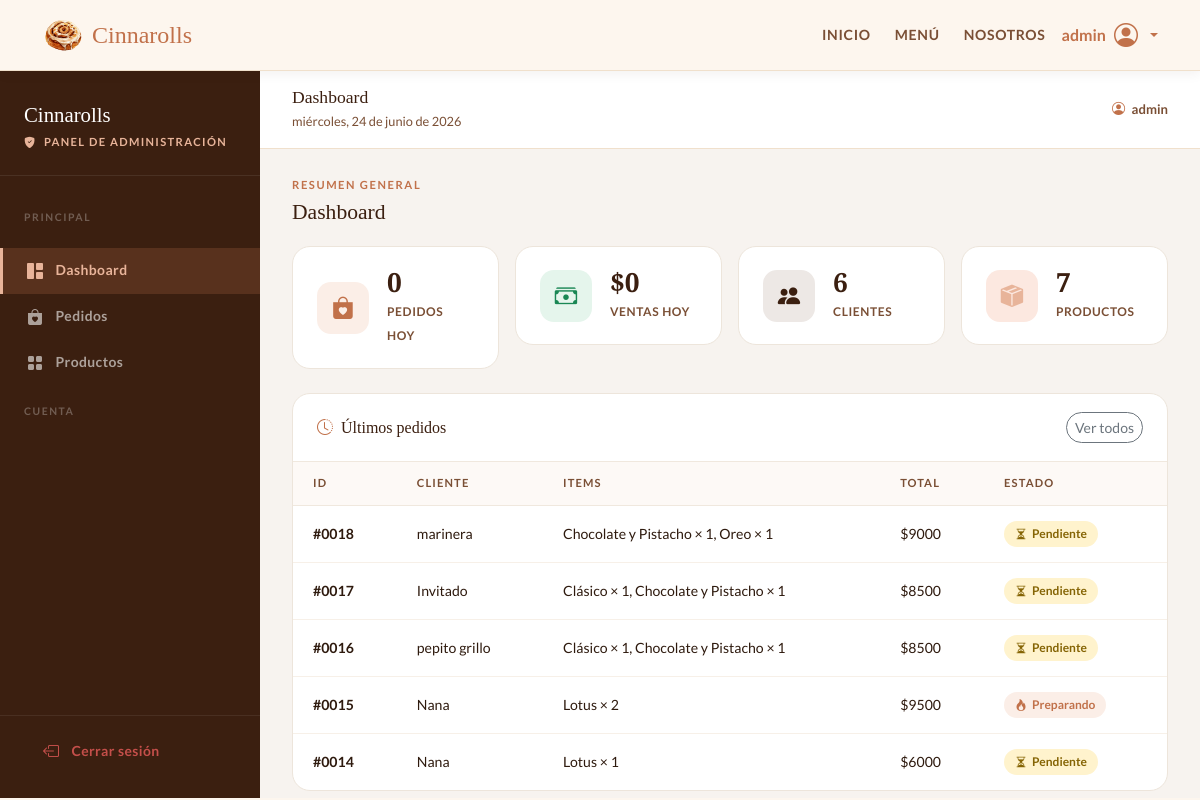
/panel-admin/ (signed in), run on the app's committed database.
### appcanela/models.py (models this page shows, shortened)
class Pedido(models.Model):
    ESTADO_CHOICES = [
        ('pendiente', 'Pendiente'),
        ('preparando', 'Preparando'),
        ('entregado', 'Entregado'),
    ]
    PAGO_CHOICES = [
        ('credito', 'Crédito'),
        ('debito', 'Débito'),
        ('efectivo', 'Efectivo'),
    ]
    usuario = models.ForeignKey(User, on_delete=models.SET_NULL, null=True, blank=True)
    nombre_cliente = models.CharField(max_length=100, blank=True, null=True)
    metodo_pago = models.CharField(max_length=20, choices=PAGO_CHOICES)
    subtotal = models.IntegerField()
    total = models.IntegerField()
    estado = models.CharField(max_length=20, choices=ESTADO_CHOICES, default='pendiente')
    creado_en = models.DateTimeField(auto_now_add=True)
    direccion_entrega = models.CharField(max_length=200, blank=True, null=True)
    fecha_entrega = models.DateField(blank=True, null=True)
    correo_invitado = models.EmailField(blank=True, null=True)

class ItemPedido(models.Model):
    pedido = models.ForeignKey(Pedido, on_delete=models.CASCADE, related_name='items')
    nombre = models.CharField(max_length=100)
    precio = models.IntegerField()
    cantidad = models.IntegerField(default=1)

### appcanela/views.py (the view)
# urls.py: path('panel-admin/', views.panel_admin, name='panel_admin'),
@user_passes_test(lambda u: u.is_staff)
def panel_admin(request):
    hoy = timezone.now().date()
    pedidos_hoy = Pedido.objects.filter(creado_en__date=hoy)
    ventas_hoy = pedidos_hoy.aggregate(Sum("total"))["total__sum"] or 0
    context = {
        "pedidos_hoy_count": pedidos_hoy.count(),
        "ventas_hoy": ventas_hoy,
        "total_clientes": User.objects.count(),
        "productos": Producto.objects.all(),
        "ultimos_pedidos": Pedido.objects.order_by("-creado_en")[:5],
        "todos_pedidos": Pedido.objects.all().order_by("-creado_en"),
    }
    return render(request, 'appcanela/panel_admin.html', context)

### appcanela/templates/appcanela/panel_admin.html (shortened to what this page needs)
{% load static %}
<!DOCTYPE html>
<html lang="es">
<head>
    <link href="https://cdn.jsdelivr.net/npm/bootstrap@5.3.8/dist/css/bootstrap.min.css" rel="stylesheet">
    <link href="https://cdn.jsdelivr.net/npm/bootstrap-icons@1.11.3/font/bootstrap-icons.min.css" rel="stylesheet"/>
    <link rel="stylesheet" href="{% static 'appcanela/css/mystyle.css' %}">
</head>
<body>
    <nav>
        <div class="container d-flex align-items-center">
            <a class="nav-brand" href="{% url 'index' %}">
                <img src="{% static 'appcanela/img/logo.png' %}" alt="Logo" style="width:42px;height:42px;object-fit:contain">
                Cinnarolls
            </a>
            <div class="nav-links ms-auto d-none d-md-flex align-items-center">
                <a href="{% url 'index' %}">Inicio</a>
                <a href="{% url 'menu' %}">Menú</a>
                <a href="{% url 'nosotros' %}">Nosotros</a>
            </div>
            {% if user.is_authenticated %}
            <div class="dropdown ms-3">
                <a class="nav-login text-decoration-none dropdown-toggle d-flex align-items-center gap-2"
                   href="#" role="button" data-bs-toggle="dropdown" aria-expanded="false"
                   style="color:var(--cinnamon); font-weight:700;">
                   <span>{{ user.username }}</span>
                   <i class="bi bi-person-circle fs-4"></i>
                </a>
            </div>
            {% endif %}
        </div>
    </nav>
    <div class="admin-wrap">
        <aside class="admin-sidebar">
            <div class="admin-sidebar-brand">
                <span>Cinnarolls</span>
                <p><i class="bi bi-shield-fill-check me-1"></i> Panel de administración</p>
            </div>
            <p class="admin-nav-section">Principal</p>
            <button class="admin-nav-item active" onclick="showTab('dashboard', this)">
                <i class="bi bi-grid-1x2-fill"></i> Dashboard
            </button>
            <button class="admin-nav-item" onclick="showTab('pedidos', this)">
                <i class="bi bi-bag-heart-fill"></i> Pedidos
            </button>
            <button class="admin-nav-item" onclick="showTab('productos', this)">
                <i class="bi bi-grid-fill"></i> Productos
            </button>
            <p class="admin-nav-section">Cuenta</p>
            <div class="admin-logout">
                <form method="post" action="{% url 'logout' %}">
                    <button type="submit" class="admin-nav-item" style="color:rgba(255,100,100,.7)">
                        <i class="bi bi-box-arrow-left"></i> Cerrar sesión
                    </button>
                </form>
            </div>
        </aside>
        <main class="admin-main">
            <div class="admin-topbar">
                <div>
                    <h6 id="topbar-title">Dashboard</h6>
                    <small id="topbar-date"></small>
                </div>
                <span style="font-size:.82rem; color:var(--text-mid); font-weight:600;">
                    <i class="bi bi-person-circle me-1" style="color:var(--cinnamon)"></i>
                    {{ user.username }}
                </span>
            </div>
            <div class="admin-content">
                <div id="tab-dashboard" class="admin-tab-content active">
                    <p class="admin-section-label">Resumen general</p>
                    <h2 class="admin-section-title">Dashboard</h2>
                    <div class="row g-3 mb-4">
                        <div class="col-6 col-lg-3">
                            <div class="stat-card">
                                <div class="stat-icon cinnamon"><i class="bi bi-bag-heart-fill"></i></div>
                                <div class="stat-body">
                                    <strong>{{ pedidos_hoy_count }}</strong>
                                    <span>Pedidos hoy</span>
                                </div>
                            </div>
                        </div>
                        <div class="col-6 col-lg-3">
                            <div class="stat-card">
                                <div class="stat-icon green"><i class="bi bi-cash-stack"></i></div>
                                <div class="stat-body">
                                    <strong>${{ ventas_hoy|floatformat:0 }}</strong>
                                    <span>Ventas hoy</span>
                                </div>
                            </div>
                        </div>
                        <div class="col-6 col-lg-3">
                            <div class="stat-card">
                                <div class="stat-icon espresso"><i class="bi bi-people-fill"></i></div>
                                <div class="stat-body">
                                    <strong>{{ total_clientes }}</strong>
                                    <span>Clientes</span>
                                </div>
                            </div>
                        </div>
                        <div class="col-6 col-lg-3">
                            <div class="stat-card">
                                <div class="stat-icon rose"><i class="bi bi-box-seam-fill"></i></div>
                                <div class="stat-body">
                                    <strong>{{ productos.count }}</strong>
                                    <span>Productos</span>
                                </div>
                            </div>
                        </div>
                    </div>
                    <div class="admin-panel">
                        <div class="admin-panel-header">
                            <h6><i class="bi bi-clock-history me-2" style="color:var(--cinnamon)"></i>Últimos pedidos</h6>
                            <button class="btn btn-sm btn-outline-secondary rounded-pill"
                                    onclick="showTab('pedidos', document.querySelector('[onclick*=pedidos]'))">Ver todos</button>
                        </div>
                        <table class="admin-table">
                            <thead>
                                <tr>
                                    <th>ID</th>
                                    <th>Cliente</th>
                                    <th>Items</th>
                                    <th>Total</th>
                                    <th>Estado</th>
                                </tr>
                            </thead>
                            <tbody>
                                {% for pedido in ultimos_pedidos %}
                                <tr>
                                    <td><strong>#{{ pedido.pk|stringformat:"04d" }}</strong></td>
                                    <td>{{ pedido.nombre_cliente|default:"Invitado" }}</td>
                                    <td>
                                        {% for item in pedido.items.all %}
                                            {{ item.nombre }} × {{ item.cantidad }}{% if not forloop.last %}, {% endif %}
                                        {% empty %}—{% endfor %}
                                    </td>
                                    <td>${{ pedido.total|floatformat:0 }}</td>
                                    <td>
                                        {% if pedido.estado == 'pendiente' %}
                                            <span class="order-status status-pendiente"><i class="bi bi-hourglass-split"></i> Pendiente</span>
                                        {% elif pedido.estado == 'preparando' %}
                                            <span class="order-status status-preparando"><i class="bi bi-fire"></i> Preparando</span>
                                        {% else %}
                                            <span class="order-status status-entregado"><i class="bi bi-check-circle"></i> Entregado</span>
                                        {% endif %}
                                    </td>
                                </tr>
                                {% empty %}
                                <tr class="admin-table-empty">
                                    <td colspan="5"><i class="bi bi-inbox me-2"></i>No hay pedidos aún</td>
                                </tr>
                                {% endfor %}
                            </tbody>
                        </table>
                    </div>
                </div>
            </div>
        </main>
    </div>
</body>
</html>

### appcanela/static/appcanela/css/mystyle.css (style rules this page uses)
:root { --cream: #fdf6ee; --warm-tan: #f0e0cc; --cinnamon: #c1714a; --dark-cin: #a05535; --espresso: #3b1f10; --soft-rose: #e8b49a; --text-dark: #2e1a0e; --text-mid: #7a4f35; }
* { box-sizing: border-box; }
body { font-family: 'Lato', sans-serif; background-color: var(--cream); color: var(--text-dark); margin: 0; }
nav { background: var(--cream); border-bottom: 1px solid var(--warm-tan); padding: 14px 0; position: sticky; top: 0; z-index: 100; box-shadow: 0 2px 12px rgba(59,31,16,.07); }
.nav-brand { font-family: 'Playfair Display', serif; font-size: 1.5rem; color: var(--cinnamon); text-decoration: none; display: flex; align-items: center; gap: 8px; }
.nav-links a { font-size: .88rem; font-weight: 700; letter-spacing: .05em; text-transform: uppercase; color: var(--text-mid); text-decoration: none; margin-left: 24px; transition: color .2s; }
html { scroll-behavior: smooth; }

### data on the page
Pedido: pk "0018", nombre_cliente "marinera", total "9000", estado "pendiente" (drawn)
ItemPedido: nombre "Chocolate y Pistacho", cantidad "1"
ItemPedido: nombre "Oreo", cantidad "1"
Pedido: pk "0017", nombre_cliente "Invitado", total "8500", estado "pendiente" (drawn)
ItemPedido: nombre "Clásico", cantidad "1"
ItemPedido: nombre "Chocolate y Pistacho", cantidad "1"
Pedido: pk "0016", nombre_cliente "pepito grillo", total "8500", estado "pendiente" (drawn)
ItemPedido: nombre "Clásico", cantidad "1"
ItemPedido: nombre "Chocolate y Pistacho", cantidad "1"
Pedido: pk "0015", nombre_cliente "Nana", total "9500", estado "preparando" (drawn)
ItemPedido: nombre "Lotus", cantidad "2"
Pedido: pk "0014", nombre_cliente "Nana", total "6000", estado "pendiente" (drawn)
ItemPedido: nombre "Lotus", cantidad "1"

### other printed values
{{ user.username }} "admin"
{{ pedidos_hoy_count }} "0"
{{ ventas_hoy|floatformat:0 }} "0"
{{ total_clientes }} "6"
{{ productos.count }} "7"
